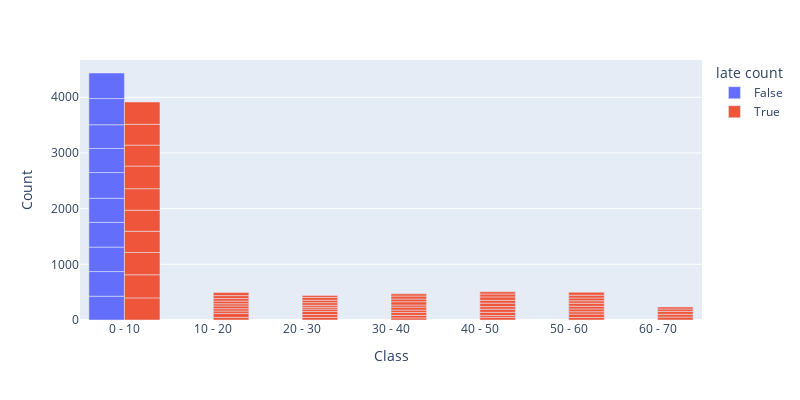

The code cell stored with this chart in its notebook:
### Code cell
df['late count'] = df['late'].astype({'late':'bool'})
df_disc = df.groupby(['discount_offered', 'late count']).agg({'ID' : 'count' }).reset_index()
df_disc.columns = ['discount_offered', 'late count', 'Count']
df_disc['Class']=pd.cut(df_disc['discount_offered'], bins= numbers, labels=label_used)
fig = px.bar(df_disc, x='Class', y='Count', color = 'late count', height=400, width=800, barmode='group', category_orders={'Class': label_used})
fig.show()

### Figure 1 — Plotly figure (JSON) as saved in the notebook; plotly's stock layout.template omitted (floating-point values rounded to 4 significant figures)
{"data": [{"alignmentgroup": "True", "hovertemplate": "late count=False<br>Class=%{x}<br>Count=%{y}<extra></extra>", "legendgroup": "False", "marker": {"color": "#636efa", "pattern": {"shape": ""}}, "name": "False", "offsetgroup": "False", "orientation": "v", "showlegend": true, "textposition": "auto", "type": "bar", "x": ["0 - 10", "0 - 10", "0 - 10", "0 - 10", "0 - 10", "0 - 10", "0 - 10", "0 - 10", "0 - 10", "0 - 10"], "xaxis": "x", "y": [427, 443, 439, 445, 432, 462, 433, 425, 471, 459], "yaxis": "y"}, {"alignmentgroup": "True", "hovertemplate": "late count=True<br>Class=%{x}<br>Count=%{y}<extra></extra>", "legendgroup": "True", "marker": {"color": "#EF553B", "pattern": {"shape": ""}}, "name": "True", "offsetgroup": "True", "orientation": "v", "showlegend": true, "textposition": "auto", "type": "bar", "x": ["0 - 10", "0 - 10", "0 - 10", "0 - 10", "0 - 10", "0 - 10", "0 - 10", "0 - 10", "0 - 10", "0 - 10", "10 - 20", "10 - 20", "10 - 20", "10 - 20", "10 - 20", "10 - 20", "10 - 20", "10 - 20", "10 - 20", "10 - 20", "20 - 30", "20 - 30", "20 - 30", "20 - 30", "20 - 30", "20 - 30", "20 - 30", "20 - 30", "20 - 30", "20 - 30", "30 - 40", "30 - 40", "30 - 40", "30 - 40", "30 - 40", "30 - 40", "30 - 40", "30 - 40", "30 - 40", "30 - 40", "40 - 50", "40 - 50", "40 - 50", "40 - 50", "40 - 50", "40 - 50", "40 - 50", "40 - 50", "40 - 50", "40 - 50", "50 - 60", "50 - 60", "50 - 60", "50 - 60", "50 - 60", "50 - 60", "50 - 60", "50 - 60", "50 - 60", "50 - 60", "60 - 70", "60 - 70", "60 - 70", "60 - 70", "60 - 70"], "xaxis": "x", "y": [397, 415, 401, 380, 378, 387, 407, 376, 374, 401, 46, 72, 44, 41, 49, 40, 48, 45, 53, 58, 46, 52, 55, 43, 34, 36, 46, 44, 51, 34, 38, 46, 51, 43, 54, 38, 58, 49, 53, 40, 47, 35, 56, 56, 47, 61, 52, 61, 52, 40, 45, 62, 42, 50, 48, 54, 44, 51, 50, 53, 53, 49, 53, 43, 36], "yaxis": "y"}], "layout": {"barmode": "group", "height": 400, "legend": {"title": {"text": "late count"}, "tracegroupgap": 0}, "margin": {"t": 60}, "width": 800, "xaxis": {"anchor": "y", "categoryarray": ["0 - 10", "10 - 20", "20 - 30", "30 - 40", "40 - 50", "50 - 60", "60 - 70"], "categoryorder": "array", "domain": [0, 1], "title": {"text": "Class"}}, "yaxis": {"anchor": "x", "domain": [0, 1], "title": {"text": "Count"}}}}
